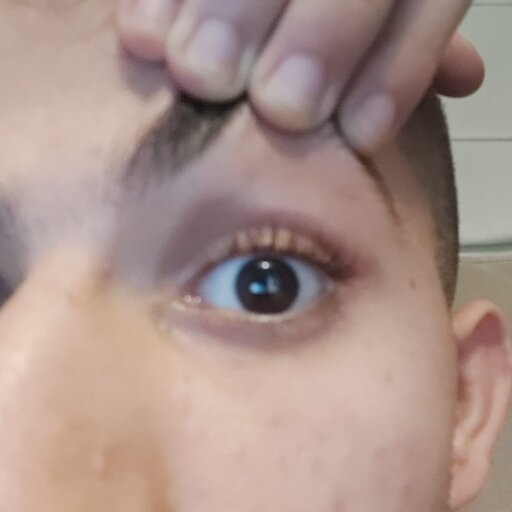
#> input picture resources/eye.jpg, 512 x 512 px, found by its file name
$ python image_merge.py
#> lines starting #> are read from the running program, lines starting #| are printed output that depends on the picture; after the words box and inside, x2 and y2 are one past the last pixel; in counts of white or black regions, pixels touching at a corner belong together
### src/laplacian_pyramid.py
# The code for question 4 part a in maman 11, course: 22928
# Nadav Kahlon, November 2021.

import numpy as np
from matplotlib import pyplot as plt
import cv2
import math


# we create the kernel used for blurring images globally, so other modules can use it; It needs to be symetric and have equal-contribution
a = 0.4 # the a parameter for the kernel
kernel1D = np.array([[0.25-a/2], [0.25], [a], [0.25], [0.25-a/2]]) # the kernel in its 1-dimensional form
kernel2D = kernel1D @ np.transpose(kernel1D) # the kernel in its 2-dimensional form


# reduce: reduces an image to half its resolution; the kernel used for blurring (which should be symetric with equal contribution) is 'kernel'
def reduce(image, kernel=kernel2D):
    result = cv2.filter2D(src=image, ddepth=-1, kernel=kernel) # blur the image using the given kernel
    result = np.array([ [image[2*i][2*j]
                         for j in range(math.floor(image.shape[1]/2))]
                         for i in range(math.floor(image.shape[0]/2)) ]) # down-sampling: sample every second pixel in the image
    return result


# expand: expands an image to twice its resolution; the kernel used for blurring (which should be symetric with equal contribution) is 'kernel'
def expand(image, kernel=kernel2D):
    grid_im = np.array([ [image[math.floor(i/2)][math.floor(j/2)] if (i%2==0 and j%2==0) else np.zeros(image[0][0].shape)
                          for j in range(image.shape[1]*2)]
                          for i in range(image.shape[0]*2) ]) # up-sampline: exapnd the resolution and add black pixels in-between
    blur_grid = cv2.filter2D(src=grid_im, ddepth=-1, kernel=kernel) # blur the gird-image using the given equal-contribution blurring kernel
    result = blur_grid * 4 # we multiply the blurred grid by 4 because every pixel in the original image correspond to 4 pixels in the expanded image
    return result


# imagePyramids: creates a gaussian pyramid and a laplacian pyramid of height 'height' for a given image; the kernel used for blurring (which should be
#   symetric with equal contribution) is 'kernel'. Note: we assume that the image dimensions are an equal power of 2.
#   If 'height' is None, we create pyramids of maximum height.
def imagePyramids(image, kernel=kernel2D, height=None):
    if height == None: height = math.ceil(math.log2(image.shape[0])) + 1 # if 'height' is None, we create pyramids of maximum height

    # first we create the gaussian pyramid:
    gpyramid = [] # a list to hold the different layers of the gaussian pyramid
    curr_image = np.array(image) # create a copy of the image
    for i in range(height):
        gpyramid.append(curr_image) # we add the current image to the next layer in the pyramid
        curr_image = reduce(curr_image, kernel) # and reduce the current image

    # next we create the laplacian pyramid
    lpyramid = [] # a list to hold the different layers of the laplace pyramid
    # in each layer of the laplacian pyramid, we insert the difference between the corresponding layer in the gaussian pyramid, and the expanded next layer:
    for i in range(height-1):
        lpyramid.append(gpyramid[i] - expand(gpyramid[i+1], kernel))
    lpyramid.append(gpyramid[-1]) # we also insert the last layer of the gaussian pyramid to the top of the laplacian pyramid

    return gpyramid, lpyramid # return the pyramids


# plotPyramids: plots the given gaussian and laplacian pyramids one on top of the another using matplotlib.pyplot
# [25 lines left out: function plotPyramids, not called in this run]


# main program:
# [12 lines that do not run on import are left out]

### src/image_merge.py
# The code for question 4 part b in maman 11, course: 22928
# Nadav Kahlon, November 2021.

import numpy as np
from matplotlib import pyplot as plt
import cv2
from laplacian_pyramid   import reduce, expand, imagePyramids, kernel2D


# collapse: collapses a laplace pyramid to a single image; the kernel used for blurring (which should be symetric with equal contribution) is 'kernel'
def collapse(lpyramid, kernel=kernel2D):
    image = lpyramid[-1] # we set the image to be the last entry in the pyramid
    # and then collapse it onto each layer below it:
    for i in reversed(range(len(lpyramid)-1)):
        image = expand(image, kernel) # expand the last collapsed layer
        image += lpyramid[i] # and "drop" it onto the next one
    return image

# joinLPyramids: merges 2 Laplace pyramids into 1 Laplace pyramid using 'merge_filter': 'lpyramid1' is picked where 'merge_filter' is positive, and 'lpyramid2' is
#   picked where 'merge_filter' is zero. Assumes the pyramids are of the same height, and that the dimensions of each base are an equal power of 2 (and
#   'merge_filter' is of the same base-dimensions);  the kernel used for reducing the filter (which should be symetric with equal contribution) is 'kernel'
def joinLPyramids(lpyramid1, lpyramid2, merge_filter, kernel=kernel2D):
    result = [] # a list to hold the new Laplacian pyramid
    curr_filter = np.array(merge_filter) # the filter for the current layer (a copy of the given filter)
    for i in range(len(lpyramid1)):
         # we merge the current layers of both pyramids together using the filter, and add it to the new pyramid
        result.append(np.where(curr_filter>0, lpyramid1[i], lpyramid2[i]))
        curr_filter = reduce(curr_filter, kernel) # and reduce the filter to the next layer
        curr_filter = np.where(curr_filter > 0, 1., 0.) # we make sure that the filter is still holding only binary values
    return result

# main program: merge a 512x512 image of an eye and a 512x512 image of a hand, making it look like the eye is in the middle of the hand.
if __name__ == '__main__':
    pyrmid_height = 7 # the height of the pyramids

    # loading the eye image and creating pyramids for it
    image_path1 = r'..\resources\eye.jpg' # path for the image
    image1 = cv2.imread(image_path1) / 255 # loading and normalizing the image
    gpyramid1, lpyramid1 = imagePyramids(image1, kernel2D, pyrmid_height) # creating pyramids for it
#> after the loop in imagePyramids, `for i in range(height):`: gpyramid = 7 items
#> after the loop in imagePyramids, `for i in range(height-1):`: lpyramid = 6 items
#> gpyramid1 = 7 items; lpyramid1 = 7 items

    image_path2 = r'..\resources\hand.jpg' # path for the image
    image2 = cv2.imread(image_path2) / 255 # loading and normalizing the image
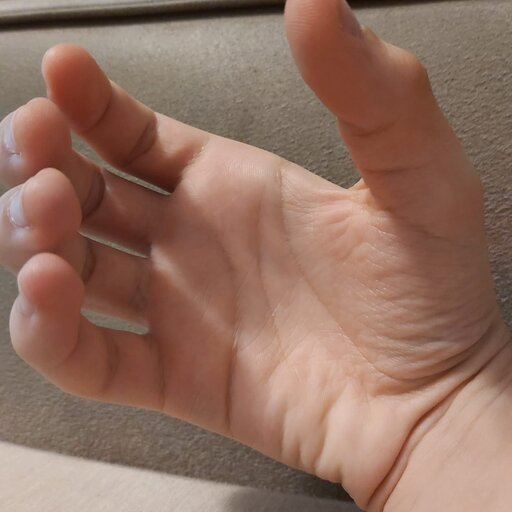
#> input picture resources/hand.jpg, 512 x 512 px, found by its file name
    gpyramid2, lpyramid2 = imagePyramids(image2, kernel2D, pyrmid_height) # creating pyramids for it
#> the loop in imagePyramids (call 2), `for i in range(height-1):` made 6 passes
#> pass 1, in expand (call 7), `grid_im = np.array([ [image[math.floor(i/2)][math.floor(j/2)] if (i%2=..`:
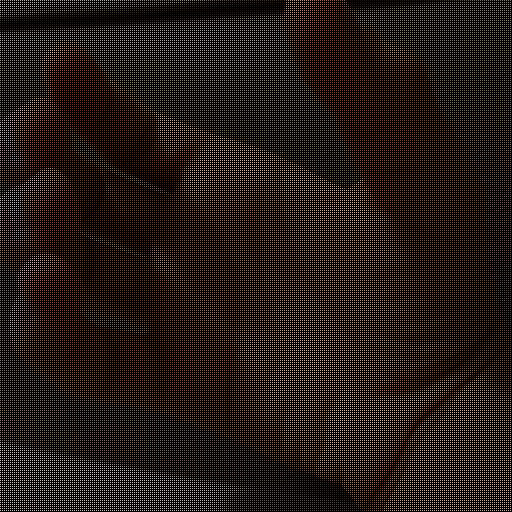
#> grid_im: shape (512, 512, 3) float64; mean B, G, R 0.0948, 0.109, 0.143
#> pass 1, in expand (call 7), `blur_grid = cv2.filter2D(src=grid_im, ddepth=-1, kernel=kernel)`:
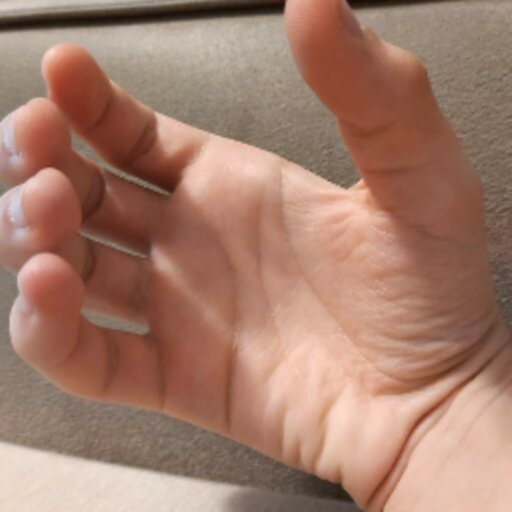
#> blur_grid: shape (512, 512, 3) float64; mean B, G, R 0.0948, 0.109, 0.143; drawn with min black and max white
#> pass 2, in expand (call 8), `grid_im = np.array([ [image[math.floor(i/2)][math.floor(j/2)] if (i%2=..`:
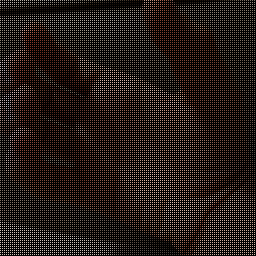
#> grid_im: shape (256, 256, 3) float64; mean B, G, R 0.0948, 0.109, 0.143
#> gpyramid2 = 7 items; lpyramid2 = 7 items

    # now, we create the merging 512x512 filter: I pre-measured the paramaters so that the filter will form an ellipse exactly around the eye; inside the ellipse
    #   the filter will be 1 (corresponding to image1 - the eye) and outside of it it will be 0 (corresponding to image2 - the hand)
    mergeFilter = np.array([ [(1.,1.,1.) if (j-270)**2 + 5*(i-282)**2 < 85**2 else (0.,0.,0.)
                              for j in range(512)]
                              for i in range(512) ])

    join_lpyramid = joinLPyramids(lpyramid1, lpyramid2, mergeFilter) # using that filter, we merge the 2 Laplacian pyramids:
#> in joinLPyramids, `curr_filter = np.array(merge_filter)`:
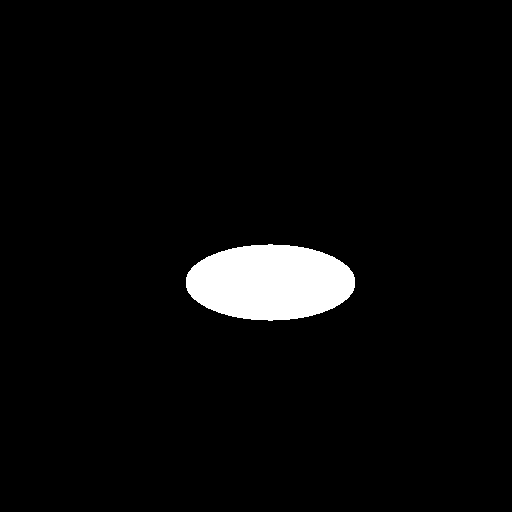
#> curr_filter: shape (512, 512, 3) float64; values 0 (black) and 1 (white), 3.9% white; 1 white region, box (x1, y1, x2, y2) and area: (186, 244, 355, 321) 10149
#> the loop in joinLPyramids, `for i in range(len(lpyramid1)):` made 7 passes
#> join_lpyramid = 7 items
    merged_im = collapse(join_lpyramid, kernel2D) # and collapse it, to form the merged image
#> the loop in collapse, `for i in reversed(range(len(lpyramid)-1)):` made 6 passes
#> i on passes 1, 2, 4, 5, 6: 5, 4, 2, 1, 0
#> after the loop in collapse, `for i in reversed(range(len(lpyramid)-1)):`:
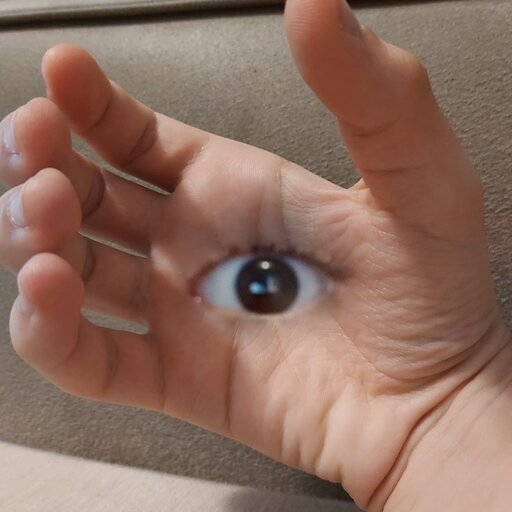
#> image: shape (512, 512, 3) float64; mean of channels 0, 1, 2 0.374, 0.428, 0.556; drawn as B, G, R

    # we plot the process using matplotlib.pyplot:
    fig, axes = plt.subplots(nrows=2, ncols=2)
    axes[0][0].imshow(cv2.cvtColor(np.float32(image1), cv2.COLOR_BGR2RGB));     axes[0][0].axis('off')
    axes[0][1].imshow(cv2.cvtColor(np.float32(image2), cv2.COLOR_BGR2RGB));     axes[0][1].axis('off')
    axes[1][0].imshow(mergeFilter);                                             axes[1][0].axis('off')
    axes[1][1].imshow(cv2.cvtColor(np.float32(merged_im), cv2.COLOR_BGR2RGB));  axes[1][1].axis('off')
    plt.show()
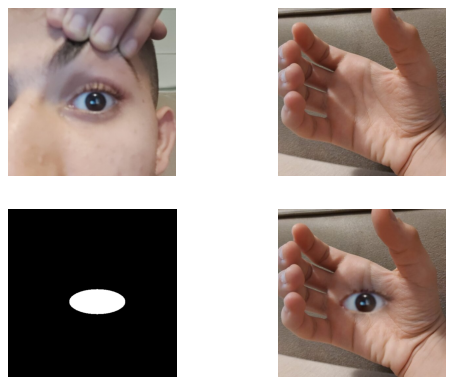
#> figure drawn by matplotlib, 4 panels

    # finally, we show the merged image with full resolution using cv2:
    cv2.imshow('Eye In a Hand', merged_im)
    cv2.waitKey(0)
    cv2.destroyAllWindows()
